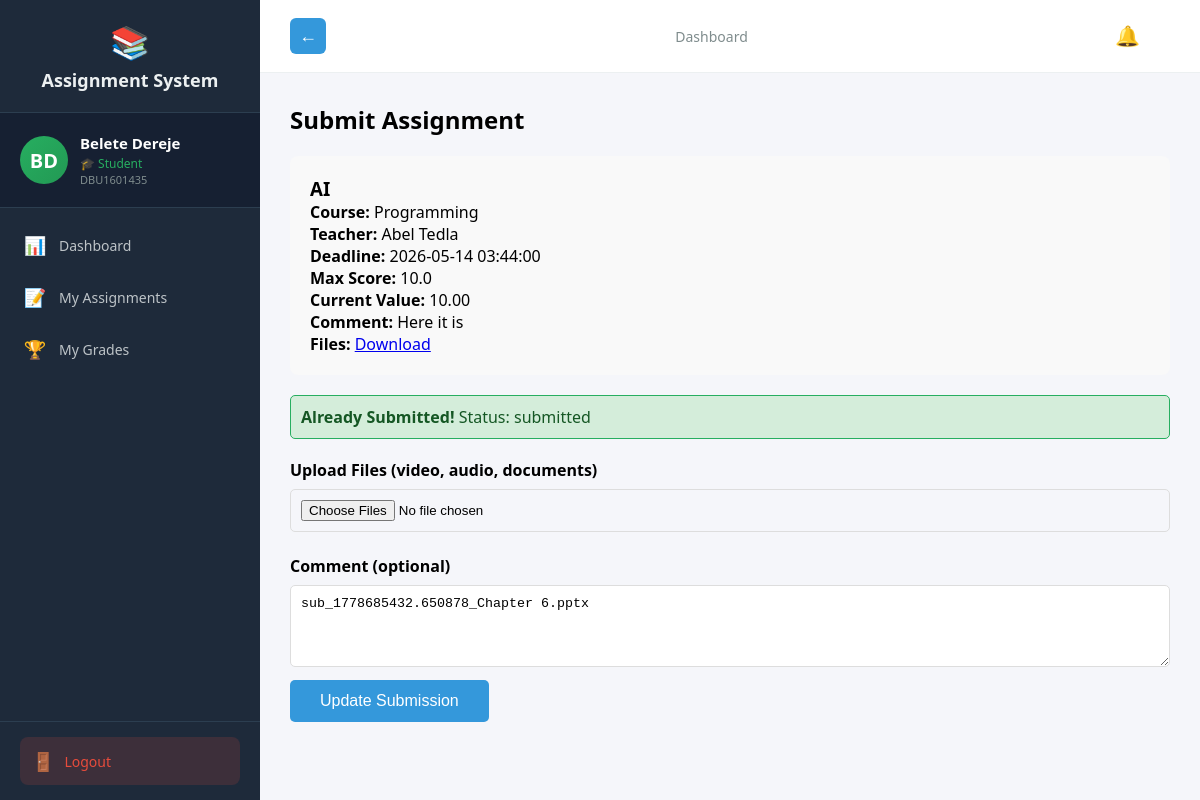
Screenshot of /student/submit/4 (signed in) with the database file from the repository.
### tables this page shows
CREATE TABLE users (
            id INTEGER PRIMARY KEY AUTOINCREMENT,
            user_id TEXT UNIQUE NOT NULL,
            first_name TEXT NOT NULL,
            last_name TEXT NOT NULL,
            email TEXT UNIQUE NOT NULL,
            password_hash TEXT NOT NULL,
            role TEXT NOT NULL,
            is_approved INTEGER DEFAULT 0,
            created_at TIMESTAMP DEFAULT CURRENT_TIMESTAMP
        , updated_at TIMESTAMP);

CREATE TABLE assignments (
            id INTEGER PRIMARY KEY AUTOINCREMENT,
            title TEXT NOT NULL,
            description TEXT,
            teacher_id INTEGER REFERENCES teachers(id),
            course_name TEXT NOT NULL,
            department TEXT NOT NULL,
            year INTEGER NOT NULL,
            deadline TIMESTAMP NOT NULL,
            late_submission INTEGER DEFAULT 0,
            penalty_per_day REAL DEFAULT 0.0,
            teacher_comment TEXT,
            files TEXT,
            created_at TIMESTAMP DEFAULT CURRENT_TIMESTAMP
        , max_score REAL DEFAULT 100.0, is_group INTEGER DEFAULT 0, max_group_size INTEGER DEFAULT 1);

CREATE TABLE submissions (
            id INTEGER PRIMARY KEY AUTOINCREMENT,
            assignment_id INTEGER REFERENCES assignments(id),
            student_id INTEGER REFERENCES students(id),
            files TEXT,
            student_comment TEXT,
            submitted_at TIMESTAMP DEFAULT CURRENT_TIMESTAMP,
            updated_at TIMESTAMP,
            grade REAL,
            feedback TEXT,
            evaluated_at TIMESTAMP,
            status TEXT DEFAULT 'submitted',
            complaint TEXT,
            complaint_status TEXT
        , group_id INTEGER);

### routes_student.py (the view, shortened to what this page needs)
@student_bp.route('/submit/<int:assignment_id>', methods=['GET', 'POST'])
@login_required
def submit(assignment_id):
    if current_user.role != 'student':
        return redirect(url_for('auth.login'))
    conn = get_db()
    cur = conn.cursor()
    cur.execute("SELECT id FROM students WHERE user_id = ?", (current_user.id,))
    student = cur.fetchone()
    if not student:
        flash('Student profile not found!', 'danger')
        return redirect(url_for('student.dashboard'))
    student_id = student['id']
    cur.execute("""
         SELECT a.id, a.title, a.course_name, u.first_name, u.last_name,
             a.deadline, a.late_submission, a.penalty_per_day, a.teacher_comment, a.files,
             a.department, a.year, a.max_score, a.is_group, a.max_group_size
        FROM assignments a
        JOIN teachers t ON a.teacher_id = t.id
        JOIN users u ON t.user_id = u.id
        WHERE a.id = ?
    """, (assignment_id,))
    assignment = cur.fetchone()
    if not assignment:
        flash('Assignment not found!', 'danger')
        return redirect(url_for('student.dashboard'))
    try:
        max_score = float(assignment['max_score']) if assignment['max_score'] is not None else 100.0
    except Exception:
        max_score = 100.0
    current_value = max_score
    try:
        deadline_dt = datetime.strptime(assignment['deadline'], '%Y-%m-%d %H:%M:%S') if assignment['deadline'] else None
    except Exception:
        deadline_dt = None
    if deadline_dt and datetime.now() > deadline_dt:
        cur.execute("SELECT id FROM allowed_late_submissions WHERE assignment_id = ? AND student_id = ?", (assignment_id, student_id))
        allowed = cur.fetchone() is not None
        if not allowed and assignment['late_submission']:
            from math import ceil
            seconds = (datetime.now() - deadline_dt).total_seconds()
            days_late = int(ceil(seconds / 86400.0))
            penalty = float(assignment['penalty_per_day']) if assignment['penalty_per_day'] is not None else 0.0
            current_value = max(0.0, max_score * max(0.0, 1 - (penalty/100.0) * days_late))
    cur.execute("SELECT id, status, files, student_comment, group_id FROM submissions WHERE assignment_id = ? AND student_id = ?",
                (assignment_id, student_id))
    existing = cur.fetchone()
    teammates_list = []
    current_student = None
    selected_ids = []
    conn.close()
    max_score = float(assignment['max_score']) if assignment['max_score'] is not None else 100.0
    current_value = max_score
    try:
        deadline_dt = datetime.strptime(assignment['deadline'], '%Y-%m-%d %H:%M:%S') if assignment['deadline'] else None
    except Exception:
        deadline_dt = None
    if datetime.now() > deadline_dt:
        conn = get_db()
        cur = conn.cursor()
        cur.execute("SELECT id FROM allowed_late_submissions WHERE assignment_id = ? AND student_id = ?", (assignment_id, student_id))
        allowed = cur.fetchone() is not None
        conn.close()
        if not allowed and assignment['late_submission']:
            from math import ceil
            seconds = (datetime.now() - deadline_dt).total_seconds()
            days_late = int(ceil(seconds / 86400.0))
            penalty = float(assignment['penalty_per_day']) if assignment['penalty_per_day'] is not None else 0.0
            current_value = max(0.0, max_score * max(0.0, 1 - (penalty/100.0) * days_late))
    return render_template('student/submit.html',
                         assignment=assignment,
                         existing=existing,
                         now=datetime.now(),
                         current_value=current_value,
                         max_score=max_score,
                         teammates_list=teammates_list,
                         current_student=current_student,
                         selected_ids=selected_ids)

### auth.py (called while the page is built)
def get_db():
    conn = sqlite3.connect('assignments.db')
    conn.row_factory = sqlite3.Row
    return conn

@login_manager.user_loader
def load_user(user_id):
    conn = get_db()
    cur = conn.cursor()
    cur.execute("SELECT id, user_id, first_name, last_name, email, role, is_approved FROM users WHERE id = ?", (user_id,))
    user = cur.fetchone()
    cur.close()
    conn.close()
    if user:
        from flask_login import UserMixin
        class User(UserMixin):
            pass
        u = User()
        u.id = user['id']
        u.user_id = user['user_id']
        u.first_name = user['first_name']
        u.last_name = user['last_name']
        u.email = user['email']
        u.role = user['role']
        u.is_approved = user['is_approved']
        return u
    return None

### routes_student.py (called while the page is built)
def get_db():
    conn = sqlite3.connect('assignments.db')
    conn.row_factory = sqlite3.Row
    return conn

### templates/student/submit.html (shortened to what this page needs)
{% extends "student_base.html" %}
{% block content %}
<h2>Submit Assignment</h2>
<div class="details">
    <h3>{{ assignment[1] }}</h3>
    <p><strong>Course:</strong> {{ assignment[2] }}</p>
    <p><strong>Teacher:</strong> {{ assignment[3] }} {{ assignment[4] }}</p>
    <p><strong>Deadline:</strong> {{ assignment[5] }}</p>
    <p><strong>Max Score:</strong> {{ max_score if max_score is not none else (assignment[12] if assignment[12] is not none else 100) }}</p>
    <p><strong>Current Value:</strong> {{ '%.2f'|format(current_value) if current_value is not none else (max_score if max_score is not none else (assignment[12] if assignment[12] is not none else 100)) }}</p>
    {% if assignment[8] %}<p><strong>Comment:</strong> {{ assignment[8] }}</p>{% endif %}
    {% if assignment[9] %}<p><strong>Files:</strong> <a href="/static/uploads/{{ assignment[9].split(',')[0] }}" download>Download</a></p>{% endif %}
</div>
{% if existing %}
<div class="flash success" style="background:#d4edda; color:#155724; padding:10px; border-radius:5px;">
    <strong>Already Submitted!</strong> Status: {{ existing[1] }}
</div>
{% endif %}
<form method="POST" enctype="multipart/form-data">
    <label>Upload Files (video, audio, documents)</label>
    <input type="file" name="submission_files" multiple>
    <label>Comment (optional)</label>
    <textarea name="comment" rows="4">{{ existing[2] if existing else '' }}</textarea>
    <button type="submit">{% if existing %}Update Submission{% else %}Submit Assignment{% endif %}</button>
</form>
{% endblock %}

### templates/student_base.html (shortened to what this page needs)
<!DOCTYPE html>
<html>
<head>
</head>
<body>
    <div class="layout">
        <div class="sidebar" id="sidebar">
            <div class="logo">
                <span class="icon">📚</span>
                Assignment System
            </div>
            <div class="profile-card">
                <div class="avatar">{{ current_user.first_name[0] }}{{ current_user.last_name[0] }}</div>
                <div class="info">
                    <div class="name">{{ current_user.first_name }} {{ current_user.last_name }}</div>
                    <div class="role">🎓 Student</div>
                    <div class="id-text">{{ current_user.user_id }}</div>
                </div>
            </div>
            <nav>
                <a href="/student/dashboard" class="{{ 'active' if request.path == '/student/dashboard' }}" onclick="closeSidebar()">
                    <span class="icon">📊</span> Dashboard
                </a>
                <a href="/student/dashboard#assignments" onclick="closeSidebar()">
                    <span class="icon">📝</span> My Assignments
                </a>
                <a href="/student/grades" class="{{ 'active' if request.path == '/student/grades' }}" onclick="closeSidebar()">
                    <span class="icon">🏆</span> My Grades
                </a>
            </nav>
            <div class="sidebar-footer">
                <a href="/logout" class="logout-btn">
                    <span class="icon">🚪</span> Logout
                </a>
            </div>
        </div>
        <div class="main">
            <div class="topbar">
                {% if request.path != '/student/dashboard' %}
                <button id="back-btn" class="back-btn" onclick="goBack()"><span class="back-icon">←</span></button>
                {% endif %}
                <div class="breadcrumb">
                    {% block page_title %}Dashboard{% endblock %}
                </div>
                <div style="position:relative;">
                    <button id="notifBell" class="notif-bell" aria-label="Notifications">🔔
                    </button>
                </div>
            </div>
            <div class="content">
                {% block content %}{% endblock %}
            </div>
        </div>
    </div>
</body>
</html>

### templates/student_base.html (style rules this page uses)
* { margin: 0; padding: 0; box-sizing: border-box; }
body { font-family: 'Segoe UI', Arial, sans-serif; background: #f5f6fa; }
.layout { display: flex; min-height: 100vh; }
.sidebar { width: 260px; background: #1e2a3a; color: #ecf0f1; padding: 0; position: fixed; height: 100vh; overflow-y: auto; z-index: 100; transition: transform 0.3s; display: flex; flex-direction: column; }
.sidebar .logo { padding: 20px; font-size: 18px; font-weight: bold; text-align: center; border-bottom: 1px solid #2c3e50; }
.sidebar .logo .icon { font-size: 32px; display: block; margin-bottom: 5px; }
.sidebar .profile-card { padding: 20px; border-bottom: 1px solid #2c3e50; display: flex; align-items: center; gap: 12px; background: #162032; }
.sidebar .profile-card .avatar { width: 48px; height: 48px; border-radius: 50%; background: linear-gradient(135deg, #27ae60, #229954); color: white; display: flex; align-items: center; justify-content: center; font-weight: bold; font-size: 20px; flex-shrink: 0; }
.sidebar .profile-card .info { overflow: hidden; }
.sidebar .profile-card .info .name { font-weight: 600; font-size: 15px; color: white; white-space: nowrap; overflow: hidden; text-overflow: ellipsis; }
.sidebar .profile-card .info .role { font-size: 12px; color: #27ae60; margin-top: 2px; }
.sidebar .profile-card .info .id-text { font-size: 11px; color: #7f8c8d; }
.sidebar nav { flex: 1; padding: 10px 0; }
.sidebar nav a { display: flex; align-items: center; padding: 13px 20px; color: #bdc3c7; text-decoration: none; font-size: 14px; border-left: 3px solid transparent; cursor: pointer; transition: all 0.2s; margin: 2px 0; }
.sidebar nav a .icon { margin-right: 12px; font-size: 18px; width: 24px; text-align: center; }
.sidebar .sidebar-footer { padding: 15px 20px; border-top: 1px solid #2c3e50; }
.sidebar .sidebar-footer .logout-btn { display: flex; align-items: center; gap: 10px; padding: 12px; background: rgba(231,76,60,0.15); color: #e74c3c; text-decoration: none; border-radius: 8px; font-size: 14px; font-weight: 500; transition: all 0.2s; }
.sidebar .sidebar-footer .logout-btn .icon { font-size: 18px; }
.main { margin-left: 260px; flex: 1; width: calc(100% - 260px); }
.topbar { background: white; padding: 12px 30px; display: flex; justify-content: space-between; align-items: center; border-bottom: 1px solid #ecf0f1; }
.back-btn { background: #3498db; color: white; border: none; padding: 6px 10px; border-radius: 6px; cursor: pointer; font-size: 16px; margin-right: 12px; display: inline-flex; align-items: center; justify-content: center; width:36px; height:36px; }
.back-btn .back-icon { font-weight: 700; font-size: 18px; line-height: 1; }
.topbar .breadcrumb { color: #7f8c8d; font-size: 14px; }
.notif-bell { position: relative; background: none; border: none; font-size: 20px; cursor: pointer; color: #2c3e50; }
.content { padding: 30px; }
.flash { padding: 12px 15px; margin-bottom: 20px; border-radius: 5px; }
.success { background: #d5f5e3; color: #27ae60; border: 1px solid #27ae60; }

### templates/student/submit.html (style rules this page uses)
.details { background: #f9f9f9; padding: 20px; border-radius: 8px; margin: 20px 0; }
input, textarea { width: 100%; padding: 10px; margin: 8px 0; border: 1px solid #ddd; border-radius: 5px; }
button { padding: 12px 30px; background: #3498db; color: white; border: none; border-radius: 5px; cursor: pointer; font-size: 16px; }
label { font-weight: bold; display: block; margin-top: 15px; }

### rows the page displays
users: first_name "B", last_name "D", first_name "Belete", last_name "Dereje", user_id "DBU1601435"
assignments: title "AI", course_name "Programming", deadline "2026-05-14 03:44:00", max_score "10.0", max_score "10.00", teacher_comment "Here it is"
users: first_name "Abel", last_name "Tedla"
submissions: status "submitted", comment "sub_1778685432.650878_Chapter 6.pptx"
